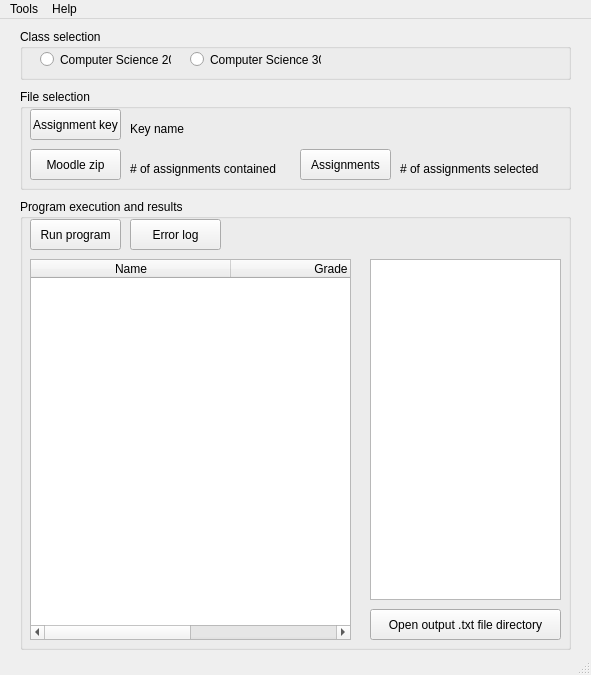
<?xml version="1.0" encoding="UTF-8"?>
<ui version="4.0">
 <class>MainWindow</class>
 <widget class="QMainWindow" name="MainWindow">
  <property name="geometry">
   <rect>
    <x>0</x>
    <y>0</y>
    <width>591</width>
    <height>675</height>
   </rect>
  </property>
  <property name="windowTitle">
   <string>MainWindow</string>
  </property>
  <widget class="QWidget" name="centralwidget">
   <widget class="QGroupBox" name="groupBox2">
    <property name="geometry">
     <rect>
      <x>20</x>
      <y>70</y>
      <width>551</width>
      <height>101</height>
     </rect>
    </property>
    <property name="title">
     <string>File selection</string>
    </property>
    <widget class="QPushButton" name="button1">
     <property name="geometry">
      <rect>
       <x>10</x>
       <y>20</y>
       <width>91</width>
       <height>31</height>
      </rect>
     </property>
     <property name="statusTip">
      <string>Select the desired assignment key .py file.</string>
     </property>
     <property name="text">
      <string>Assignment key</string>
     </property>
    </widget>
    <widget class="QLabel" name="label1">
     <property name="geometry">
      <rect>
       <x>110</x>
       <y>30</y>
       <width>151</width>
       <height>21</height>
      </rect>
     </property>
     <property name="cursor">
      <cursorShape>IBeamCursor</cursorShape>
     </property>
     <property name="text">
      <string>Key name</string>
     </property>
     <property name="textInteractionFlags">
      <set>Qt::LinksAccessibleByMouse|Qt::TextSelectableByMouse</set>
     </property>
    </widget>
    <widget class="QPushButton" name="button2">
     <property name="geometry">
      <rect>
       <x>10</x>
       <y>60</y>
       <width>91</width>
       <height>31</height>
      </rect>
     </property>
     <property name="statusTip">
      <string>Select the Moodle zip file containing all submissions for marking.</string>
     </property>
     <property name="text">
      <string>Moodle zip</string>
     </property>
    </widget>
    <widget class="QLabel" name="label1_2">
     <property name="geometry">
      <rect>
       <x>110</x>
       <y>70</y>
       <width>151</width>
       <height>21</height>
      </rect>
     </property>
     <property name="cursor">
      <cursorShape>IBeamCursor</cursorShape>
     </property>
     <property name="text">
      <string># of assignments contained</string>
     </property>
     <property name="textInteractionFlags">
      <set>Qt::LinksAccessibleByMouse|Qt::TextSelectableByMouse</set>
     </property>
    </widget>
    <widget class="QLabel" name="label2">
     <property name="geometry">
      <rect>
       <x>380</x>
       <y>70</y>
       <width>151</width>
       <height>21</height>
      </rect>
     </property>
     <property name="cursor">
      <cursorShape>IBeamCursor</cursorShape>
     </property>
     <property name="text">
      <string># of assignments selected</string>
     </property>
     <property name="textInteractionFlags">
      <set>Qt::LinksAccessibleByMouse|Qt::TextSelectableByMouse</set>
     </property>
    </widget>
    <widget class="QPushButton" name="button3">
     <property name="geometry">
      <rect>
       <x>280</x>
       <y>60</y>
       <width>91</width>
       <height>31</height>
      </rect>
     </property>
     <property name="statusTip">
      <string>Manually select individual zip file submissions for marking.</string>
     </property>
     <property name="text">
      <string>Assignments</string>
     </property>
    </widget>
   </widget>
   <widget class="QGroupBox" name="groupBox1">
    <property name="geometry">
     <rect>
      <x>20</x>
      <y>10</y>
      <width>551</width>
      <height>51</height>
     </rect>
    </property>
    <property name="title">
     <string>Class selection</string>
    </property>
    <widget class="QRadioButton" name="radioButton1">
     <property name="geometry">
      <rect>
       <x>20</x>
       <y>10</y>
       <width>131</width>
       <height>41</height>
      </rect>
     </property>
     <property name="statusTip">
      <string>PyAutoMark will save previously accessed directories specific to CS20.</string>
     </property>
     <property name="text">
      <string>Computer Science 20</string>
     </property>
    </widget>
    <widget class="QRadioButton" name="radioButton2">
     <property name="geometry">
      <rect>
       <x>170</x>
       <y>10</y>
       <width>131</width>
       <height>41</height>
      </rect>
     </property>
     <property name="statusTip">
      <string>PyAutoMark will save previously accessed directories specific to CS30.</string>
     </property>
     <property name="text">
      <string>Computer Science 30</string>
     </property>
    </widget>
   </widget>
   <widget class="QGroupBox" name="groupBox3">
    <property name="geometry">
     <rect>
      <x>20</x>
      <y>180</y>
      <width>551</width>
      <height>451</height>
     </rect>
    </property>
    <property name="title">
     <string>Program execution and results</string>
    </property>
    <widget class="QTableWidget" name="table1">
     <property name="geometry">
      <rect>
       <x>10</x>
       <y>60</y>
       <width>321</width>
       <height>381</height>
      </rect>
     </property>
     <property name="sizePolicy">
      <sizepolicy hsizetype="Preferred" vsizetype="Preferred">
       <horstretch>0</horstretch>
       <verstretch>0</verstretch>
      </sizepolicy>
     </property>
     <property name="lineWidth">
      <number>1</number>
     </property>
     <property name="sizeAdjustPolicy">
      <enum>QAbstractScrollArea::AdjustIgnored</enum>
     </property>
     <property name="editTriggers">
      <set>QAbstractItemView::NoEditTriggers</set>
     </property>
     <property name="dragDropOverwriteMode">
      <bool>false</bool>
     </property>
     <property name="selectionMode">
      <enum>QAbstractItemView::NoSelection</enum>
     </property>
     <property name="sortingEnabled">
      <bool>true</bool>
     </property>
     <attribute name="horizontalHeaderVisible">
      <bool>true</bool>
     </attribute>
     <attribute name="horizontalHeaderCascadingSectionResizes">
      <bool>false</bool>
     </attribute>
     <attribute name="horizontalHeaderDefaultSectionSize">
      <number>200</number>
     </attribute>
     <attribute name="horizontalHeaderStretchLastSection">
      <bool>true</bool>
     </attribute>
     <attribute name="verticalHeaderVisible">
      <bool>true</bool>
     </attribute>
     <attribute name="verticalHeaderCascadingSectionResizes">
      <bool>false</bool>
     </attribute>
     <attribute name="verticalHeaderHighlightSections">
      <bool>true</bool>
     </attribute>
     <attribute name="verticalHeaderShowSortIndicator" stdset="0">
      <bool>false</bool>
     </attribute>
     <attribute name="verticalHeaderStretchLastSection">
      <bool>false</bool>
     </attribute>
     <column>
      <property name="text">
       <string>Name</string>
      </property>
     </column>
     <column>
      <property name="text">
       <string>Grade</string>
      </property>
     </column>
    </widget>
    <widget class="QListWidget" name="list1">
     <property name="geometry">
      <rect>
       <x>350</x>
       <y>60</y>
       <width>191</width>
       <height>341</height>
      </rect>
     </property>
     <property name="selectionMode">
      <enum>QAbstractItemView::ExtendedSelection</enum>
     </property>
    </widget>
    <widget class="QPushButton" name="button6">
     <property name="geometry">
      <rect>
       <x>350</x>
       <y>410</y>
       <width>191</width>
       <height>31</height>
      </rect>
     </property>
     <property name="statusTip">
      <string>Choose which .txt file(s) you wish to review.</string>
     </property>
     <property name="text">
      <string>Open output .txt file directory</string>
     </property>
    </widget>
    <widget class="QPushButton" name="button4">
     <property name="geometry">
      <rect>
       <x>10</x>
       <y>20</y>
       <width>91</width>
       <height>31</height>
      </rect>
     </property>
     <property name="statusTip">
      <string>Initiates the auto-marking process.</string>
     </property>
     <property name="text">
      <string>Run program</string>
     </property>
    </widget>
    <widget class="QPushButton" name="button5">
     <property name="geometry">
      <rect>
       <x>110</x>
       <y>20</y>
       <width>91</width>
       <height>31</height>
      </rect>
     </property>
     <property name="statusTip">
      <string>Opens error log text file.</string>
     </property>
     <property name="text">
      <string>Error log</string>
     </property>
    </widget>
   </widget>
  </widget>
  <widget class="QMenuBar" name="menubar">
   <property name="geometry">
    <rect>
     <x>0</x>
     <y>0</y>
     <width>591</width>
     <height>21</height>
    </rect>
   </property>
   <widget class="QMenu" name="menuHelp">
    <property name="title">
     <string>Help</string>
    </property>
    <addaction name="actionDocumentation_PDF"/>
   </widget>
   <widget class="QMenu" name="menuTools">
    <property name="title">
     <string>Tools</string>
    </property>
    <addaction name="actionClear"/>
    <addaction name="actionReset"/>
   </widget>
   <addaction name="menuTools"/>
   <addaction name="menuHelp"/>
  </widget>
  <widget class="QStatusBar" name="statusbar"/>
  <action name="actionDocumentation_PDF">
   <property name="text">
    <string>Documentation (PDF)</string>
   </property>
  </action>
  <action name="actionMoodle">
   <property name="text">
    <string>Process Moodle zip</string>
   </property>
   <property name="statusTip">
    <string/>
   </property>
  </action>
  <action name="actionClear">
   <property name="text">
    <string>Clear results</string>
   </property>
  </action>
  <action name="actionReset">
   <property name="text">
    <string>Reset all</string>
   </property>
  </action>
 </widget>
 <resources/>
 <connections/>
</ui>
